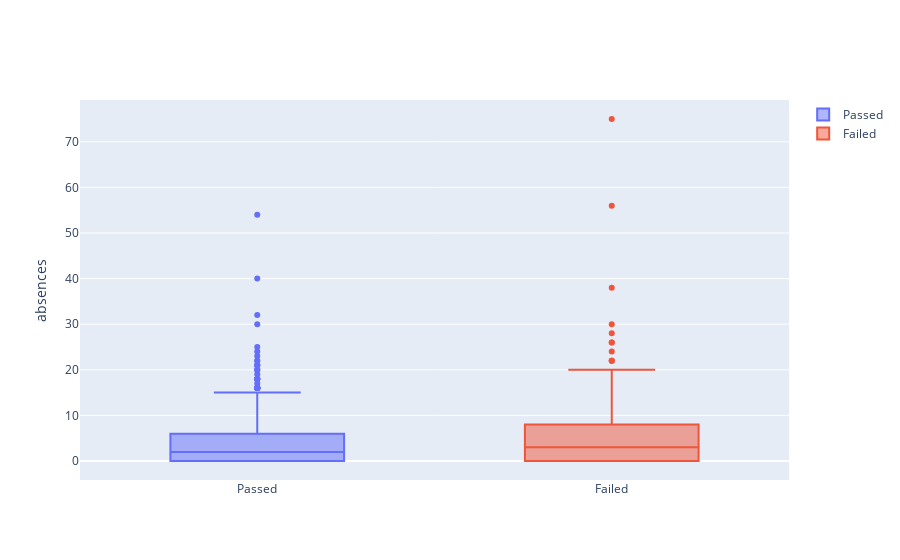

This figure's notebook cell:
### Markdown cell above
For example, for the feature *absences* this difference, even if present, is definitely less marked and therefore it would not be absolutely sufficient as a basis for any observation, if not a more in-depth analysis like the one that has been made.

### Code cell
failuresPass = []
failuresFail = []

for x,y in finalData.loc[:, ['absences','G3']].values:
    if(y>0):
        failuresPass.append(x)
    else:
        failuresFail.append(x)

fig = go.Figure()
fig.add_trace(go.Box(y=failuresPass, name= 'Passed'))
fig.add_trace(go.Box(y=failuresFail, name= 'Failed'))

fig.update_layout(
    yaxis_title = 'absences'
)
fig.show()

### Figure 1 — Plotly figure (JSON) as saved in the notebook; plotly's stock layout.template omitted (floating-point values rounded to 4 significant figures; data arrays with more than 128 entries replaced by an {"elided": "..."} marker saying what was removed)
{"data": [{"name": "Passed", "type": "box", "y": {"elided": "814 int values"}}, {"name": "Failed", "type": "box", "y": {"elided": "230 int values"}}], "layout": {"yaxis": {"title": {"text": "absences"}}}}
